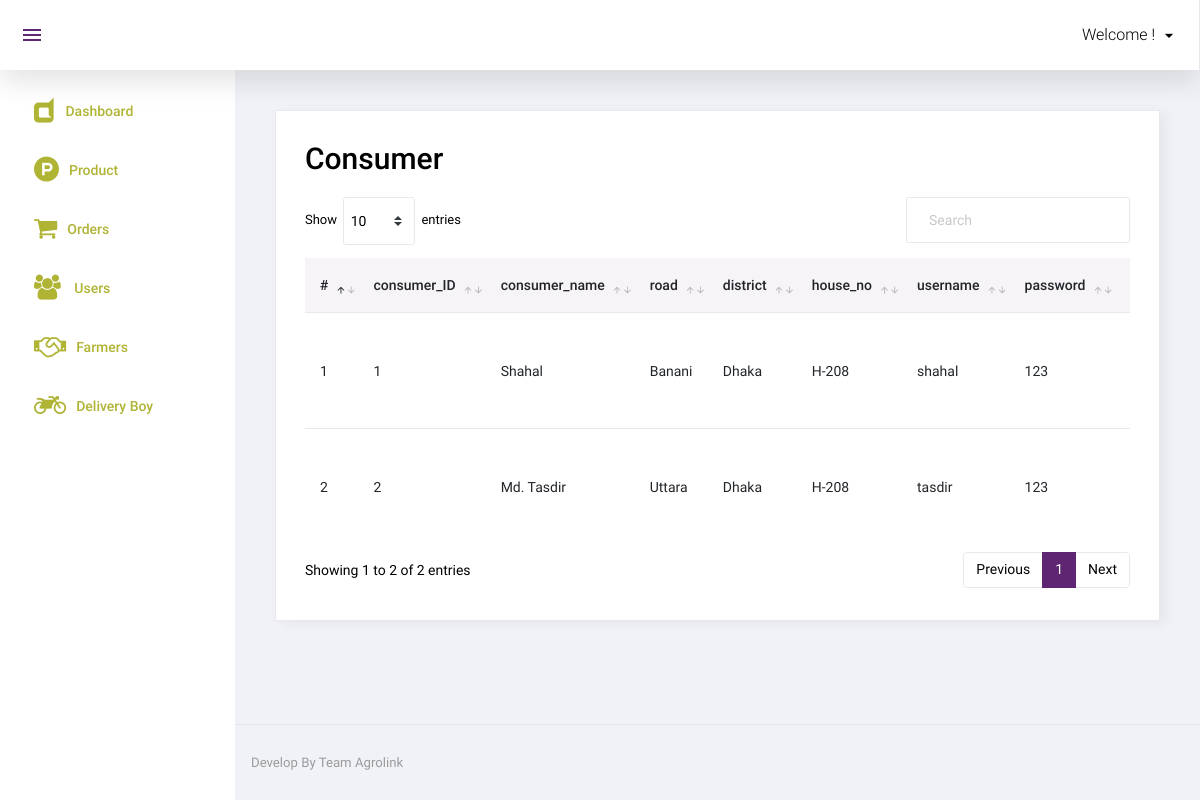
Screenshot of /admin/user.php with the database file from the repository.
### tables this page shows
CREATE TABLE CONSUMER (
    consumer_ID INTEGER AUTO_INCREMENT,
    consumer_name VARCHAR(100) NOT NULL, 
    consumer_contact VARCHAR(20) NOT NULL,
    road VARCHAR(100),
    district VARCHAR(50),
    house_no VARCHAR(20),
    username VARCHAR(15) NOT NULL,
    password VARCHAR(255) NOT NULL,
    CONSTRAINT consPK PRIMARY KEY (consumer_ID)
);

### admin/user.php (the view, shortened to what this page needs)
<?php
include('top.php');
$sql = "SELECT * FROM consumer";
$res = mysqli_query($con, $sql);
?>
<div class="card">
    <div class="card-body">
        <h1 class="grid_title">Consumer</h1>
        <div class="row grid_box">
            <div class="col-12">
                <div class="table-responsive">
                    <table id="order-listing" class="table">
                        <thead>
                            <tr>
                                <th>#</th>
                                <th>consumer_ID</th>
                                <th>consumer_name</th>
                                <th>road</th>
                                <th>district</th>
                                <th>house_no</th>
                                <th>username</th>
                                <th>password</th>
                                <th>Actions</th>
                            </tr>
                        </thead>
                        <tbody>
                            <?php if (mysqli_num_rows($res) > 0) {
                                $i = 1;
                                while ($row = mysqli_fetch_assoc($res)) { ?>
                                    <tr>
                                        <td><?php echo $i?></td>
                                        <td><?php echo $row['consumer_ID']?></td>
                                        <td><?php echo $row['consumer_name']?></td>
                                        <td><?php echo $row['road']?></td>
                                        <td><?php echo $row['district']?></td>
                                        <td><?php echo $row['house_no']?></td>
                                        <td><?php echo $row['username']?></td>
                                        <td><?php echo $row['password']?></td>
                                        <td>
                                        </td>
                                    </tr>
                            <?php
                                $i++;
                                }
                            } else { ?>
                                <tr>
                                    <td colspan="5">No data found</td>
                                </tr>
                            <?php } ?>
                        </tbody>
                    </table>
                </div>
            </div>
        </div>
    </div>
</div>
<?php include('footer.php');?>

### rows the page displays
consumer: consumer_ID "1", consumer_name "Shahal", road "Banani", district "Dhaka", house_no "H-208", username "shahal", password "123"
consumer: consumer_ID "2", consumer_name "Md. Tasdir", road "Uttara", district "Dhaka", house_no "H-208", username "tasdir", password "123"
